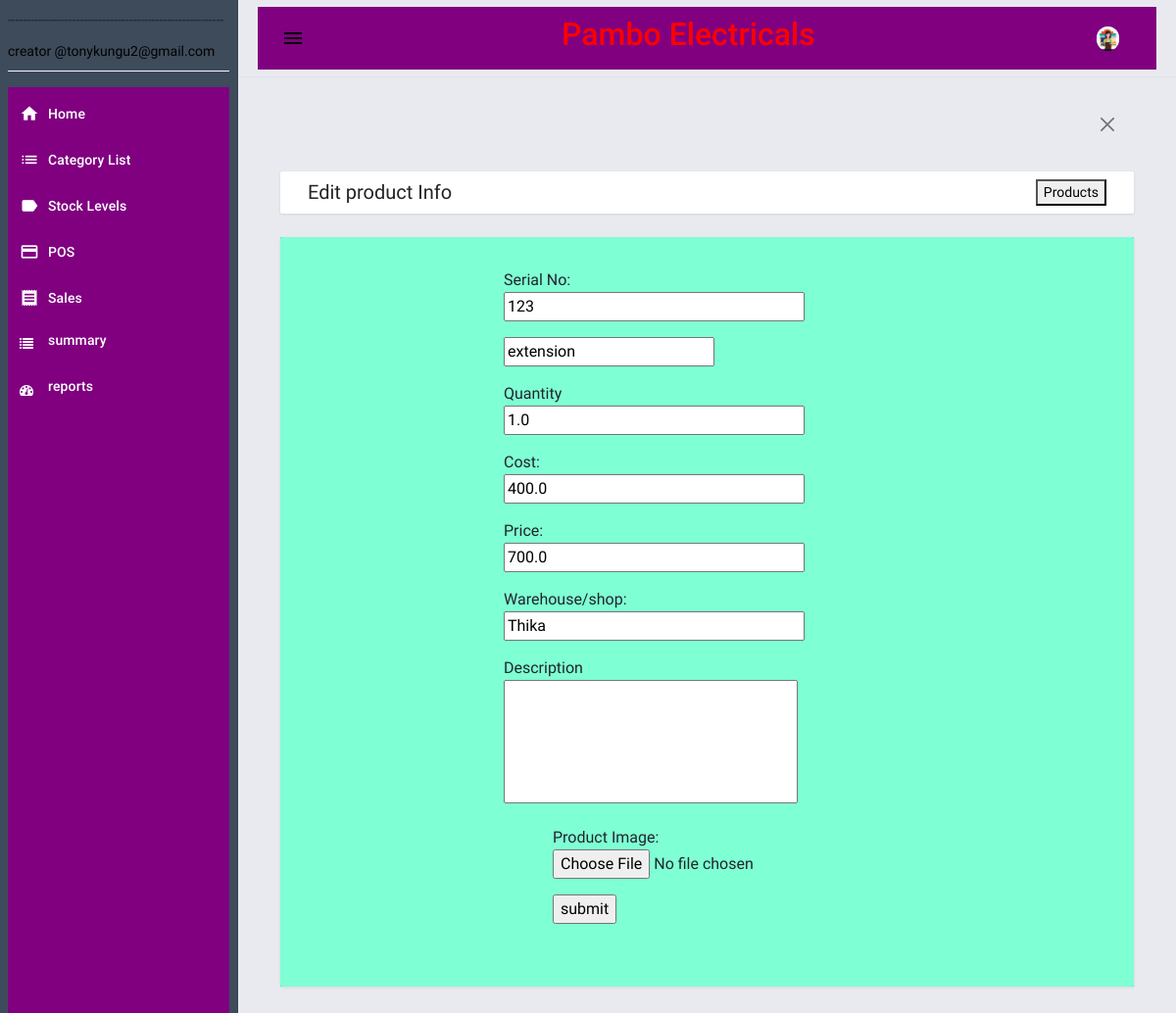
/products/edit/1 (signed in), run on an earlier commit of the app's database.
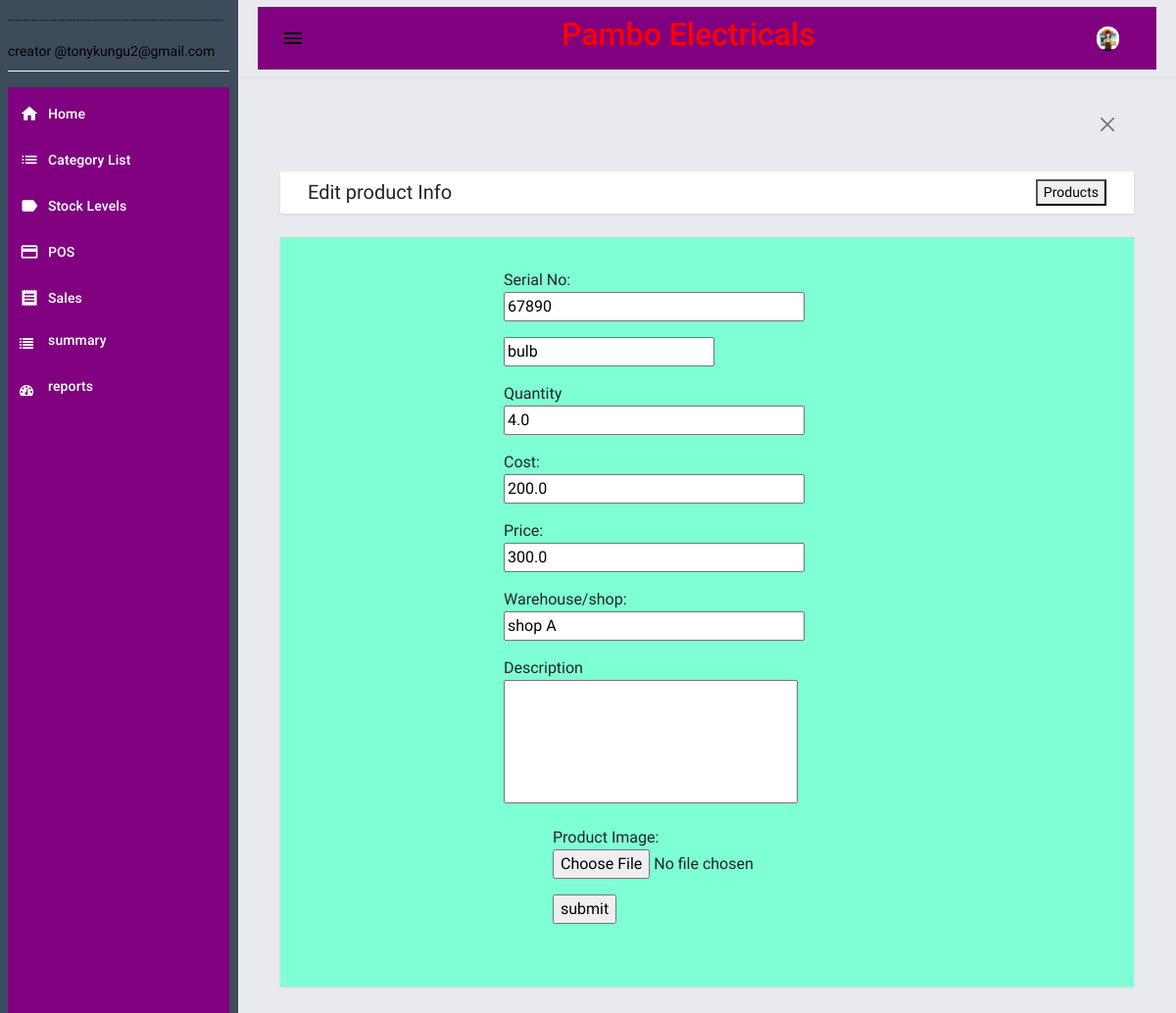
And on a later commit of the database.
### pambo/database.py (models this page shows)
class products(posData.Model): # actual products info
    pid=posData.Column(posData.Integer,primary_key=True)
    serial=posData.Column(posData.String(),nullable=False,default="0")
    pname=posData.Column(posData.String(100),nullable=False)
    pDesc=posData.Column(posData.String(100),nullable=True)
    pCat=posData.Column(posData.String(100),nullable=False)
    pImage=posData.Column(posData.String(100),nullable=True)
    pQuant=posData.Column(posData.Float,nullable=False)
    pCost=posData.Column(posData.Float,nullable=False)
    pPrice=posData.Column(posData.Float,nullable=False)
    pStatus=posData.Column(posData.String(100),nullable=False)
    pDate=posData.Column(posData.DateTime,nullable=False,default=datetime.utcnow)
    pShop=posData.Column(posData.String(100),nullable=False)
    pCreator=posData.Column(posData.String(100),nullable=False)

### pambo/routes.py (the view, shortened to what this page needs)
@app.route('/products/edit/<int:id>',methods=['GET','POST'])
@login_required
def editProd(id):
    prodByid=products.query.get_or_404(id)
    prodDicts=dictionary.query.all()
    return render_template('proEdit.html',prodbyid=prodByid,prodDicts=prodDicts)

### pambo/routes.py (called while the page is built)
@logins.user_loader
def load_user(id):
    return posUsers.query.get(int(id))

### pambo/template/proEdit.html (shortened to what this page needs)
{% extends "base.html" %} {% block pageContent %}
<div class="mdc-layout-grid__cell stretch-card mdc-layout-grid__cell--span-12">
    <div class="mdc-card py-2">
        <div class="d-flex justify-content-between align-items-center">
            <h4 class="card-title mb-0">Edit product Info</h4>
            <div class="text-start">
                <a href="{{url_for('prodInfo')}}"><button  id="create_new"><span> Products</span></button></a>
            </div>
        </div>
    </div>
</div>
<div class="mdc-layout-grid__cell stretch-card mdc-layout-grid__cell--span-12" style="background-color:aqua">
    <div class="mdc-card" style="background-color: aquamarine;">
        <div class="table-responsive" id="products">
            <table class="table table-striped table-bordered">
        <form action='/products/edit/{{prodbyid.pid}}' method="POST" id="category-form"  enctype="multipart/form-data">
            <div class="form-group mb-3" style="margin-left:200px;">
                <label class="control-label">Serial No:</label>
                <br>
                <input type="text" name="serial" id="serial" size="30" value="{{prodbyid.serial}}" required>
            </div>
            <div class="form-group mb-3" style="margin-left:200px;">
                <input list="magicHouses" id="pname" name="pname" value="{{prodbyid.pname}}" placeholder="search here..." />
            </div>
            <div class="form-group mb-3" style="margin-left:200px;">
                <label class="control-label">Quantity</label>
                <br>
                <input type="text" name="pq" id="pq" value="{{prodbyid.pQuant}}" size="30" required>
            </div>
            <div class="form-group mb-3" style="margin-left:200px;">
                <label class="control-label">Cost:</label>
                <br>
                <input type="text" name="pcost" id="pcost" value="{{prodbyid.pCost}}" size="30" required>
            </div>
            <div class="form-group mb-3" style="margin-left:200px;">
                <label for="name" class="control-label">Price:</label>
                <br>
                <input type="text" name="pp" id="pp" size="30" value="{{prodbyid.pPrice}}" required>
            </div>
            <div class="form-group mb-3" style="margin-left:200px;">
                <label for="name" class="control-label">Warehouse/shop:</label>
                <br>
                <input type="text" name="shop" id="shop" value="{{prodbyid.pShop}}" size="30" required>
            </div>
            <div class="form-group mb-3" style="margin-left:200px;">
                <label class="control-label">Description</label>
                <br>
                <textarea rows="5" cols="30" name="pdesc" id="pdesc" value="{{prodbyid.pDesc}}" required></textarea>
            </div>
            <div class="form-group mb-3" style="margin-left:250px">
                <label class="control-label">Product Image:</label>
                <br>
                <input type="file" name="pi" id="pi" size="30" accept="image/png, image/jpg, image/jpeg" required>
            </div>
            <div class="form-group mb-3" style="margin-left:250px">
                <input type="submit" value="submit" size="30" >
            </div>
        </form>
            </table>
        </div>
</div>
</div>
{% endblock pageContent %}

What changed in the data, as far as the page shows it:
changed products: serial "123" → "67890"; pname "extension" → "bulb"; pq "1.0" → "4.0"; pcost "400.0" → "200.0"; pp "700.0" → "300.0"; shop "Thika" → "shop A"
